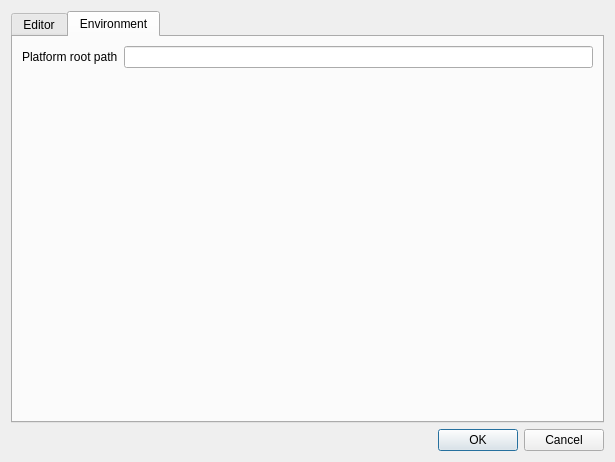
<?xml version="1.0" encoding="UTF-8"?>
<ui version="4.0">
 <class>ConfigDialog</class>
 <widget class="QDialog" name="ConfigDialog">
  <property name="geometry">
   <rect>
    <x>0</x>
    <y>0</y>
    <width>615</width>
    <height>462</height>
   </rect>
  </property>
  <property name="windowTitle">
   <string>Dialog</string>
  </property>
  <layout class="QVBoxLayout" name="verticalLayout">
   <item>
    <widget class="QTabWidget" name="tabWidget">
     <property name="currentIndex">
      <number>1</number>
     </property>
     <widget class="QWidget" name="tab">
      <attribute name="title">
       <string>Editor</string>
      </attribute>
      <layout class="QGridLayout" name="gridLayout">
       <item row="0" column="0">
        <widget class="QLabel" name="label">
         <property name="text">
          <string>Editor Font</string>
         </property>
        </widget>
       </item>
       <item row="0" column="2">
        <spacer name="horizontalSpacer">
         <property name="orientation">
          <enum>Qt::Horizontal</enum>
         </property>
         <property name="sizeHint" stdset="0">
          <size>
           <width>40</width>
           <height>20</height>
          </size>
         </property>
        </spacer>
       </item>
       <item row="3" column="1">
        <spacer name="verticalSpacer">
         <property name="orientation">
          <enum>Qt::Vertical</enum>
         </property>
         <property name="sizeHint" stdset="0">
          <size>
           <width>20</width>
           <height>40</height>
          </size>
         </property>
        </spacer>
       </item>
       <item row="0" column="1">
        <widget class="QPushButton" name="fontPushButton">
         <property name="text">
          <string>PushButton</string>
         </property>
        </widget>
       </item>
       <item row="1" column="0">
        <widget class="QLabel" name="label_2">
         <property name="text">
          <string>Editor Colors</string>
         </property>
        </widget>
       </item>
       <item row="2" column="0" colspan="3">
        <widget class="QTableWidget" name="colorsTableWidget">
         <property name="selectionMode">
          <enum>QAbstractItemView::NoSelection</enum>
         </property>
         <attribute name="horizontalHeaderDefaultSectionSize">
          <number>120</number>
         </attribute>
         <attribute name="horizontalHeaderStretchLastSection">
          <bool>true</bool>
         </attribute>
         <attribute name="verticalHeaderVisible">
          <bool>false</bool>
         </attribute>
         <column>
          <property name="text">
           <string>Type</string>
          </property>
         </column>
         <column>
          <property name="text">
           <string>Foreground</string>
          </property>
         </column>
         <column>
          <property name="text">
           <string>Background</string>
          </property>
         </column>
         <column>
          <property name="text">
           <string>Bold</string>
          </property>
         </column>
         <column>
          <property name="text">
           <string>Italic</string>
          </property>
         </column>
        </widget>
       </item>
       <item row="1" column="1">
        <widget class="QComboBox" name="editorPresetComboBox">
         <item>
          <property name="text">
           <string>Default</string>
          </property>
         </item>
         <item>
          <property name="text">
           <string>None</string>
          </property>
         </item>
        </widget>
       </item>
      </layout>
     </widget>
     <widget class="QWidget" name="tab_2">
      <attribute name="title">
       <string>Environment</string>
      </attribute>
      <layout class="QGridLayout" name="gridLayout_3">
       <item row="0" column="0">
        <widget class="QLabel" name="label_3">
         <property name="text">
          <string>Platform root path</string>
         </property>
        </widget>
       </item>
       <item row="0" column="1">
        <widget class="QLineEdit" name="platformRootLineEdit"/>
       </item>
       <item row="1" column="0">
        <spacer name="verticalSpacer_2">
         <property name="orientation">
          <enum>Qt::Vertical</enum>
         </property>
         <property name="sizeHint" stdset="0">
          <size>
           <width>20</width>
           <height>40</height>
          </size>
         </property>
        </spacer>
       </item>
      </layout>
     </widget>
    </widget>
   </item>
   <item>
    <widget class="QDialogButtonBox" name="buttonBox">
     <property name="orientation">
      <enum>Qt::Horizontal</enum>
     </property>
     <property name="standardButtons">
      <set>QDialogButtonBox::Cancel|QDialogButtonBox::Ok</set>
     </property>
    </widget>
   </item>
  </layout>
 </widget>
 <resources/>
 <connections>
  <connection>
   <sender>buttonBox</sender>
   <signal>accepted()</signal>
   <receiver>ConfigDialog</receiver>
   <slot>accept()</slot>
   <hints>
    <hint type="sourcelabel">
     <x>257</x>
     <y>447</y>
    </hint>
    <hint type="destinationlabel">
     <x>157</x>
     <y>274</y>
    </hint>
   </hints>
  </connection>
  <connection>
   <sender>buttonBox</sender>
   <signal>rejected()</signal>
   <receiver>ConfigDialog</receiver>
   <slot>reject()</slot>
   <hints>
    <hint type="sourcelabel">
     <x>325</x>
     <y>447</y>
    </hint>
    <hint type="destinationlabel">
     <x>286</x>
     <y>274</y>
    </hint>
   </hints>
  </connection>
 </connections>
</ui>
